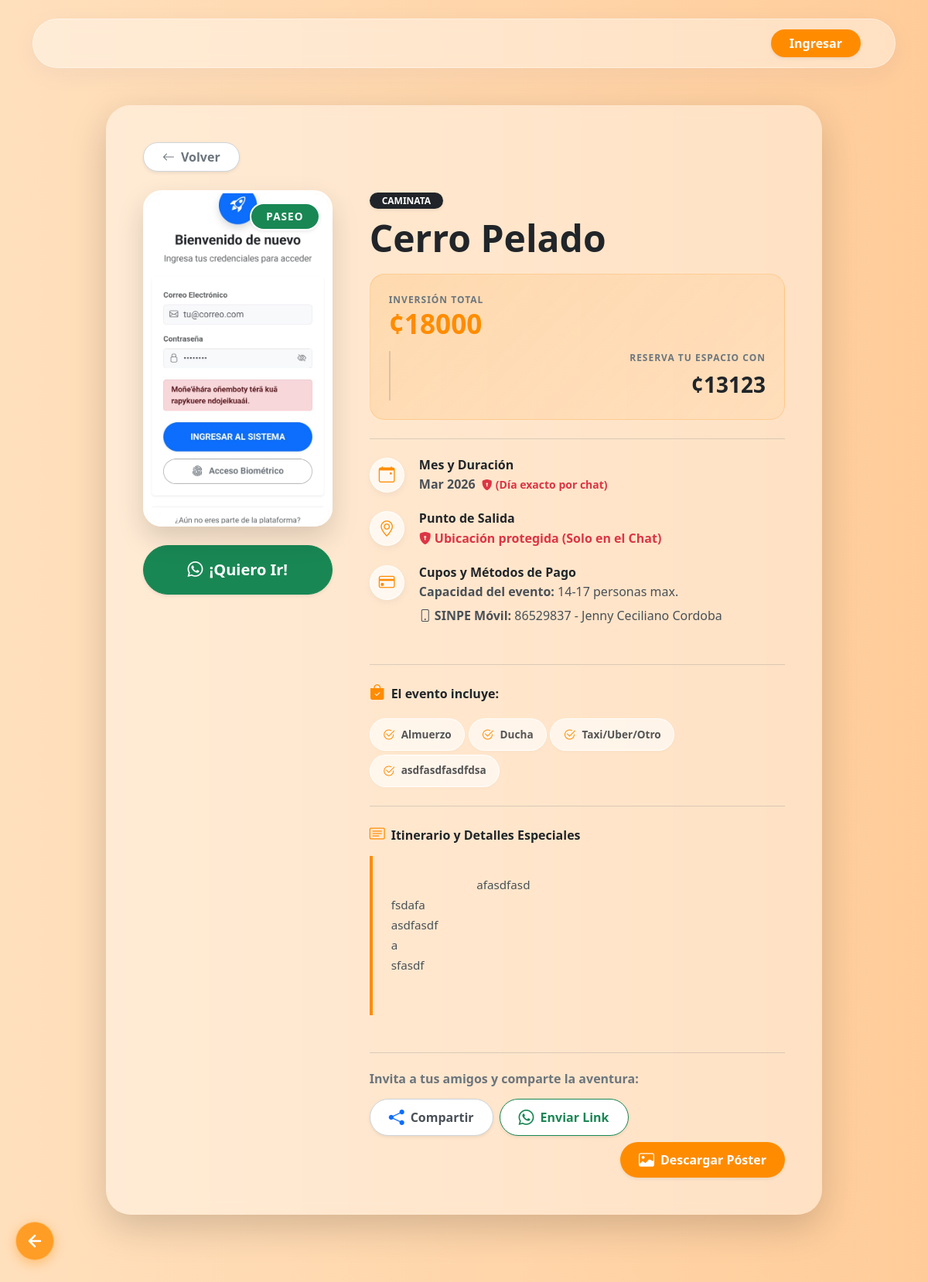
The page /detalles_evento/1 on the database its author committed.
### models.py (models this page shows)
class Event(db.Model):
    id = db.Column(db.Integer, primary_key=True)
    poster = db.Column(db.String(255)) # Nombre del archivo en static/uploads
    nombre_lugar = db.Column(db.String(200), nullable=False)
    dificultad = db.Column(db.String(50))
    actividad = db.Column(db.String(100))
    moneda = db.Column(db.String(5))
    precio = db.Column(db.Integer)
    reserva = db.Column(db.Integer)
    capacidad = db.Column(db.String(50))
    sinpe = db.Column(db.String(100))
    cuenta = db.Column(db.String(200))
    solo_chat = db.Column(db.Boolean, default=False)
    dias = db.Column(db.Integer, default=1)
    fecha_unica = db.Column(db.String(50))
    fecha_inicio = db.Column(db.String(50))
    fecha_regreso = db.Column(db.String(50))
    hora_salida = db.Column(db.String(50))
    lugar_salida = db.Column(db.String(200))
    puntos_recogida = db.Column(db.Text)
    itinerario = db.Column(db.Text)
    incluye = db.Column(db.Text) # Guardado como string separado por comas
    created_at = db.Column(db.DateTime, default=datetime.utcnow)

### routes.py (the view)
@bp.route('/detalles_evento/<int:event_id>')
def detalles_evento(event_id):
    evento = Event.query.get_or_404(event_id)
    return render_template('ver_evento.html', evento=evento)

### templates/ver_evento.html (shortened to what this page needs)
{% extends "base.html" %}
{% block content %}
{% set meses = ["Ene", "Feb", "Mar", "Abr", "May", "Jun", "Jul", "Ago", "Sep", "Oct", "Nov", "Dic"] %}
{% set mes_nombre_unico = "" %}{% set anio_unico = "" %}
{% if evento.fecha_unica %}
    {% set pU = evento.fecha_unica.split('-') %}
    {% if pU|length == 3 %}
        {% set anio_unico = pU[0] %}
        {% set mes_nombre_unico = meses[pU[1]|int - 1] %}
    {% endif %}
{% endif %}
<div class="row justify-content-center animate__animated animate__fadeIn">
    <div class="col-lg-11 col-xl-10">
        <div id="eventCardToExport" class="glass-panel rounded-5 p-4 p-md-5 mb-5 position-relative border-0 shadow-lg">
            <div class="mb-4 hide-on-export">
                <a href="javascript:history.back()" class="btn bg-white rounded-pill px-4 shadow-sm fw-bold d-inline-flex align-items-center" style="color: #6c757d; border: 1px solid #ced4da; width: fit-content;">
                    <i class="bi bi-arrow-left me-2"></i>Volver
                </a>
            </div>
            <div class="row g-4 g-lg-5">
                <div class="col-12 col-md-5 col-lg-4 d-flex flex-column align-items-center">
                    <div class="position-relative w-100" style="max-width: 350px;">
                        {% set poster_url = url_for('static', filename='uploads/' + evento.poster) if evento.poster else url_for('static', filename='default.png') %}
                        <img src="{{ poster_url }}" alt="{{ evento.nombre_lugar }}" class="event-poster border border-4 border-white">
                        {% set badge_class = 'bg-success' %}
                        {% if evento.dificultad in ['Intermedio'] %} {% set badge_class = 'bg-warning text-dark' %} {% endif %}
                        {% if evento.dificultad in ['Dificil', 'Técnico', 'Avanzado'] %} {% set badge_class = 'bg-danger' %} {% endif %}
                        <span class="position-absolute top-0 end-0 badge rounded-pill {{ badge_class }} m-3 border border-2 border-white shadow-sm badge-dificultad text-uppercase">
                            {{ evento.dificultad }}
                        </span>
                    </div>
                    <button class="btn btn-success w-100 rounded-pill py-3 fw-bold shadow-sm mt-4 fs-5 hide-on-export" onclick="reservarPorWhatsApp()" style="max-width: 350px;">
                        <i class="bi bi-whatsapp me-2"></i>¡Quiero Ir!
                    </button>
                </div>
                <div class="col-12 col-md-7 col-lg-8">
                    <div class="mb-4">
                        <span class="badge bg-dark rounded-pill px-3 mb-2 text-uppercase fw-bold shadow-sm">{{ evento.actividad }}</span>
                        <h1 class="fw-bold text-dark display-5 mb-3 lh-sm">{{ evento.nombre_lugar }}</h1>
                        <div class="price-banner d-flex flex-wrap align-items-center justify-content-between gap-3">
                            <div>
                                <span class="text-uppercase text-secondary fw-bold d-block mb-1" style="font-size: 0.75rem; letter-spacing: 1px;">Inversión Total</span>
                                <span class="fw-bold text-orange" style="font-size: 2.2rem; line-height: 1;">{{ evento.moneda }}{{ evento.precio }}</span>
                            </div>
                            <div class="text-start text-md-end border-start border-secondary border-opacity-25 ps-0 ps-md-4 pt-3 pt-md-0 w-100 w-md-auto" style="border-left-width: 2px !important;">
                                <span class="text-uppercase text-secondary fw-bold d-block mb-1" style="font-size: 0.75rem; letter-spacing: 1px;">Reserva tu espacio con</span>
                                <span class="fw-bold text-dark fs-3">{{ evento.moneda }}{{ evento.reserva }}</span>
                            </div>
                        </div>
                    </div>
                    <hr class="border-secondary opacity-25 my-4">
                    <div class="row">
                        <div class="col-12">
                            <div class="detail-item">
                                <div class="detail-icon"><i class="bi bi-calendar-event"></i></div>
                                <div class="detail-text">
                                    <h6 class="fw-bold text-dark mb-1">Mes y Duración</h6>
                                    {% if evento.solo_chat %}
                                        <p class="mb-0 fw-bold">
                                            {% if evento.dias > 1 %}
                                                Fecha Protegida
                                            {% else %}
                                                {{ mes_nombre_unico }} {{ anio_unico }}
                                            {% endif %}
                                            <span class="text-danger small ms-1"><i class="bi bi-shield-lock-fill me-1"></i>(Día exacto por chat)</span>
                                        </p>
                                    {% endif %}
                                </div>
                            </div>
                            <div class="detail-item">
                                <div class="detail-icon"><i class="bi bi-geo-alt"></i></div>
                                <div class="detail-text">
                                    <h6 class="fw-bold text-dark mb-1">Punto de Salida</h6>
                                    {% if evento.solo_chat %}
                                        <p class="text-danger fw-bold mb-0"><i class="bi bi-shield-lock-fill me-1"></i>Ubicación protegida (Solo en el Chat)</p>
                                    {% endif %}
                                </div>
                            </div>
                            <div class="detail-item">
                                <div class="detail-icon"><i class="bi bi-credit-card"></i></div>
                                <div class="detail-text">
                                    <h6 class="fw-bold text-dark mb-1">Cupos y Métodos de Pago</h6>
                                    <p><strong>Capacidad del evento:</strong> {{ evento.capacidad }} personas max.</p>
                                    {% if evento.sinpe %}
                                        <p class="mt-2 mb-1"><strong><i class="bi bi-phone me-1"></i>SINPE Móvil:</strong> {{ evento.sinpe }}</p>
                                    {% endif %}
                                </div>
                            </div>
                        </div>
                    </div>
                    {% if evento.incluye %}
                    <hr class="border-secondary opacity-25 my-4">
                    <div class="mb-4">
                        <h6 class="fw-bold text-dark mb-3"><i class="bi bi-bag-check-fill text-orange me-2 fs-5"></i>El evento incluye:</h6>
                        <div class="d-flex flex-wrap">
                            {% for item in evento.incluye.split(',') %}
                                {% if item.strip() %}
                                    <span class="incluye-pill"><i class="bi bi-check2-circle me-2 fs-6"></i>{{ item.strip() }}</span>
                                {% endif %}
                            {% endfor %}
                        </div>
                    </div>
                    {% endif %}
                    {% if evento.itinerario %}
                    <hr class="border-secondary opacity-25 my-4">
                    <div class="mb-4">
                        <h6 class="fw-bold text-dark mb-3"><i class="bi bi-card-text text-orange me-2 fs-5"></i>Itinerario y Detalles Especiales</h6>
                        <div class="itinerario-block">
                            {{ evento.itinerario }}
                        </div>
                    </div>
                    {% endif %}
                    <div class="share-section mt-5 pt-4 border-top border-secondary border-opacity-25 hide-on-export">
                        <h6 class="fw-bold text-secondary mb-3 text-center text-md-start">Invita a tus amigos y comparte la aventura:</h6>
                        <div class="d-flex flex-wrap gap-2 justify-content-center justify-content-md-start">
                            <button class="btn bg-white shadow-sm rounded-pill px-4 py-2 fw-bold d-flex align-items-center" style="color: #495057; border: 1px solid #ced4da;" onclick="shareNative()">
                                <i class="bi bi-share-fill text-primary me-2 fs-5"></i>Compartir
                            </button>
                            <button class="btn bg-white shadow-sm rounded-pill px-4 py-2 fw-bold d-flex align-items-center" style="color: #198754; border: 1px solid #198754;" onclick="shareToFriendWhatsApp()">
                                <i class="bi bi-whatsapp me-2 fs-5"></i>Enviar Link
                            </button>
                            <button id="btnExportPNG" class="btn btn-orange shadow-sm rounded-pill px-4 py-2 fw-bold text-white d-flex align-items-center ms-md-auto" onclick="exportToPNG()">
                                <i class="bi bi-image me-2 fs-5"></i>Descargar Póster
                            </button>
                        </div>
                    </div>
                </div>
            </div>
        </div>
    </div>
</div>
                            {% set edit_poster_url = url_for('static', filename='uploads/' + evento.poster) if evento.poster else url_for('static', filename='default.png') %}
{% endblock %}

### templates/base.html (shortened to what this page needs)
<!DOCTYPE html>
<html lang="es" data-theme="light">
<head>
    <link rel="stylesheet" href="{{ url_for('static', filename='css/bootstrap.css') }}">
    <link rel="stylesheet" href="{{ url_for('static', filename='css/bootstrap-icons.css') }}">
    <link rel="stylesheet" href="{{ url_for('static', filename='css/global.css') }}">
    <link rel="stylesheet" href="{{ url_for('static', filename='main.css') }}">
</head>
<body>
    <div class="container mt-4">
        <nav class="navbar navbar-expand-lg d-none d-md-flex custom-navbar glass-panel rounded-pill">
            <div class="container-fluid">
                <div class="ms-auto">
                    {% if session.get('user_id') %}
                        <a href="{{ url_for('main.profile') }}" class="btn btn-orange rounded-pill px-4 shadow-sm fw-bold d-flex align-items-center">
                            <i class="bi bi-person-circle me-2 fs-5"></i>Perfil
                        </a>
                    {% else %}
                        <button class="btn btn-orange rounded-pill px-4 shadow-sm fw-bold" data-bs-toggle="modal" data-bs-target="#loginModal">Ingresar</button>
                    {% endif %}
                </div>
            </div>
        </nav>
    </div>
    <main class="container mt-5 mb-5 pb-5 content-wrapper">
        {% block content %}
        {% endblock %}
    </main>
    <button id="btnBack" class="btn-global-back" onclick="window.history.back()" title="Volver Atrás">
        <svg width="24" height="24" viewBox="0 0 24 24" fill="none" stroke="currentColor" stroke-width="2.5" stroke-linecap="round" stroke-linejoin="round"><path d="M19 12H5M12 19l-7-7 7-7"/></svg>
    </button>
</body>
</html>

### static/css/global.css (style rules this page uses)
:root { --bg-dark: #1e1e1e; --bg-darker: #121212; --text-light: #f1f1f1; --primary-orange: #ff8c00; --primary-hover: #e07b00; --nav-mobile-height: 65px; }
.text-orange { color: var(--primary-orange) !important; }
a { color: var(--primary-orange); text-decoration: none; }
.custom-navbar { background-color: var(--bg-dark); border-bottom: 2px solid var(--primary-orange); }
.btn-global-back { position: fixed; bottom: calc(var(--nav-mobile-height) + 20px); left: 20px; width: 50px; height: 50px; border-radius: 50%; background-color: var(--primary-orange); color: white; border: none; box-shadow: 0 4px 6px rgba(0,0,0,0.3); z-index: 1020; display: flex; justify-content: center; align-items: center; cursor: pointer; }

### templates/base.html (style rules this page uses)
body { background: linear-gradient(to right, #ffe0bd 0%, #ffcc99 100%); background-attachment: fixed; min-height: 100vh; display: flex; flex-direction: column; }
.glass-panel { background: rgba(255, 255, 255, 0.4); backdrop-filter: blur(10px); -webkit-backdrop-filter: blur(10px); border: 1px solid rgba(255, 255, 255, 0.4); box-shadow: 0 8px 32px 0 rgba(31, 38, 135, 0.05); }
.btn-orange { background-color: var(--primary-orange, #ff8c00); color: #fff; border: none; transition: all 0.3s ease; }
.custom-navbar { padding: 0.8rem 2rem; z-index: 1040; }
.btn-global-back { position: fixed; bottom: calc(var(--nav-mobile-height, 70px) + 20px); left: 20px; width: 50px; height: 50px; border-radius: 50%; background: rgba(255, 140, 0, 0.8); backdrop-filter: blur(5px); color: white; border: 1px solid rgba(255, 255, 255, 0.3); box-shadow: 0 4px 15px rgba(255, 140, 0, 0.4); z-index: 1020; display: flex; justify-content: center; align-items: center; cursor: pointer; transition: all 0.3s ease; }

### templates/ver_evento.html (style rules this page uses)
.event-poster { width: 100%; border-radius: 1.5rem; box-shadow: 0 15px 35px rgba(0,0,0,0.15); object-fit: cover; aspect-ratio: 9/16; max-height: 550px; }
.badge-dificultad { font-size: 0.85rem; letter-spacing: 1px; padding: 0.6rem 1.2rem; backdrop-filter: blur(5px); }
.price-banner { background: linear-gradient(135deg, rgba(255,140,0,0.15) 0%, rgba(255,140,0,0.05) 100%); border: 1px solid rgba(255,140,0,0.2); border-radius: 1.2rem; padding: 1.5rem; }
.detail-item { display: flex; align-items: flex-start; margin-bottom: 1.5rem; }
.detail-icon { width: 45px; height: 45px; background: rgba(255, 255, 255, 0.7); border: 1px solid rgba(255, 255, 255, 0.9); border-radius: 50%; display: flex; align-items: center; justify-content: center; color: var(--primary-orange, #ff8c00); font-size: 1.3rem; flex-shrink: 0; box-shadow: 0 4px 10px rgba(0,0,0,0.05); margin-right: 1.2rem; }
.detail-text p { margin-bottom: 0.2rem; color: #495057; line-height: 1.4; }
.incluye-pill { background: rgba(255, 255, 255, 0.6); border: 1px solid rgba(255, 255, 255, 0.9); color: #555; font-weight: 600; padding: 0.5rem 1rem; border-radius: 50px; font-size: 0.85rem; display: inline-flex; align-items: center; margin: 0.3rem 0.3rem 0 0; box-shadow: 0 2px 5px rgba(0,0,0,0.02); }
.incluye-pill i { color: var(--primary-orange, #ff8c00); }
.itinerario-block { border-left: 4px solid var(--primary-orange, #ff8c00); padding-left: 1.5rem; margin-top: 0.5rem; white-space: pre-wrap; line-height: 1.7; color: #495057; font-size: 0.95rem; }

### rows shown on the page
Event: dificultad "PASEO", actividad "CAMINATA", nombre_lugar "Cerro Pelado", moneda "¢", precio "18000", reserva "13123", capacidad "14-17", sinpe "86529837 - Jenny Ceciliano Cordoba", itinerario "afasdfasd fsdafa asdfasdf a sfasdf"

### other values the page prints
{{ mes_nombre_unico }} "Mar"
{{ anio_unico }} "2026"
{{ item.strip() }} "Almuerzo" "Ducha" "Taxi/Uber/Otro" "asdfasdfasdfdsa"
